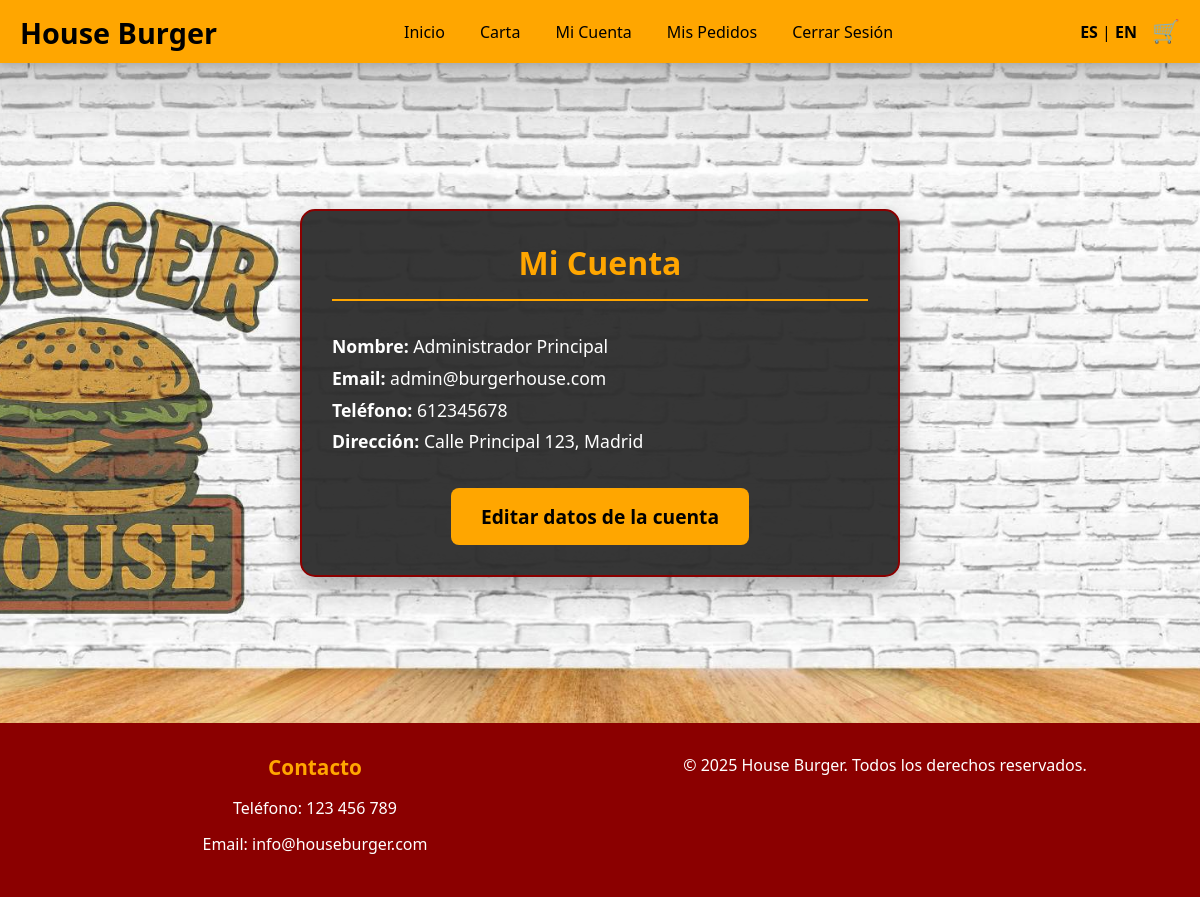
The app's page /pages/account.php (signed in) with its own data.
### tables this page shows
CREATE TABLE users (
    id INT PRIMARY KEY AUTO_INCREMENT,
    name VARCHAR(100) NOT NULL,
    email VARCHAR(100) UNIQUE NOT NULL,
    phone VARCHAR(20) NOT NULL,
    address VARCHAR(255) NOT NULL,
    password VARCHAR(255) NOT NULL,
    created_at DATETIME DEFAULT CURRENT_TIMESTAMP
);

### pages/account.php (the view, shortened to what this page needs)
<?php
include '../includes/header.php';
include '../includes/database.php';
$user_id = $_SESSION['user_id'];
$sql = "SELECT name, email, phone, address FROM users WHERE id = ?";
$stmt = $pdo->prepare($sql);
$stmt->execute([$user_id]);
$user = $stmt->fetch(PDO::FETCH_ASSOC);
?>
<div class="form-page-container">
    <div class="form-container">
        <h2><?= $translations['account_title'] ?></h2>
        <div style="text-align: left; font-size: 1.1rem; line-height: 1.8;">
            <p><strong><?= $translations['name'] ?>:</strong> <?= htmlspecialchars($user['name']); ?></p>
            <p><strong><?= $translations['email'] ?>:</strong> <?= htmlspecialchars($user['email']); ?></p>
            <p><strong><?= $translations['phone'] ?>:</strong> <?= htmlspecialchars($user['phone']); ?></p>
            <p><strong><?= $translations['address'] ?>:</strong> <?= htmlspecialchars($user['address']); ?></p>
        </div>
        <div style="text-align: center; margin-top: 30px;">
            <a href="edit_account.php" class="btn-menu btn-large"><?= $translations['edit_account'] ?></a>
        </div>
    </div>
</div>
<?php include '../includes/footer.php'; ?>

### assets/css/style.css (style rules this page uses)
* { margin: 0; padding: 0; box-sizing: border-box; }
body { font-family: 'Segoe UI', sans-serif; background: url('../images/background.jpg') no-repeat center center fixed; background-size: cover; color: #fff; min-height: 100vh; display: flex; flex-direction: column; }
.form-container button, .btn-menu, .order-button { display: inline-block; padding: 12px 24px; background-color: #ffa600; color: #000; border: none; border-radius: 8px; font-size: 1rem; text-decoration: none; transition: all 0.3s; font-weight: bold; cursor: pointer; }
.btn-large { padding: 15px 30px; font-size: 1.2rem; }
.home-container, .form-page-container, .menu-page-container { padding: 40px 20px; min-height: calc(100vh - 140px); display: flex; justify-content: center; align-items: center; }
.home-content, .form-container, .menu-content, .order-summary, .payment-form, .pay-complete { background-color: rgba(44, 44, 44, 0.95); border: 2px solid #8b0000; border-radius: 15px; box-shadow: 0 10px 25px rgba(0,0,0,0.3); width: 100%; color: #fff; }
.form-container, .payment-form, .pay-complete { max-width: 600px; padding: 30px; }
.form-container h2, .payment-form h1, .pay-complete h1 { text-align: center; margin-bottom: 30px; color: #ffa600; border-bottom: 2px solid #ffa600; padding-bottom: 15px; }
.form-container h2 { font-size: 2rem; }

### records on screen
users: name "Administrador Principal", email "admin@burgerhouse.com", phone "612345678", address "Calle Principal 123, Madrid"

### other values on screen
$translations['home'] "Inicio"
$translations['menu'] "Carta"
$translations['my_account'] "Mi Cuenta"
$translations['my_orders'] "Mis Pedidos"
$translations['logout'] "Cerrar Sesión"
$translations['account_title'] "Mi Cuenta"
$translations['name'] "Nombre"
$translations['email'] "Email"
$translations['phone'] "Teléfono"
$translations['address'] "Dirección"
$translations['edit_account'] "Editar datos de la cuenta"
$translations['contact'] "Contacto"
$translations['all_rights_reserved'] "Todos los derechos reservados."
